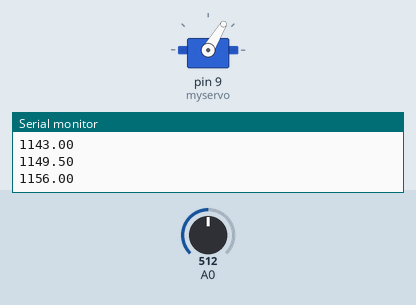
Simulated run of this sketch. Board: Arduino Uno, built with avr-gcc and run on an emulated ATmega328P. Parts: servo, the last lines printed to the serial monitor. The inputs (shaded band) are chosen by the test bench; at power-on: A0 = 512.

Above: at 6.2 s.
6.3 s: A0 set to 716
At 9.0 s:
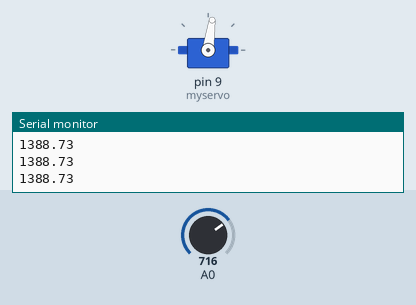
9.3 s: A0 set to 1010
At 11.7 s:
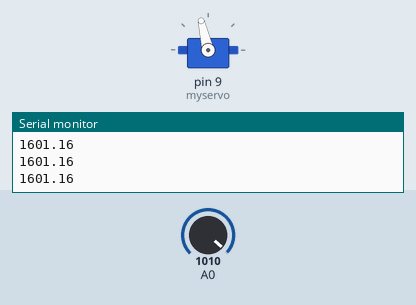
12.3 s: A0 set to 0
At 12.8 s:
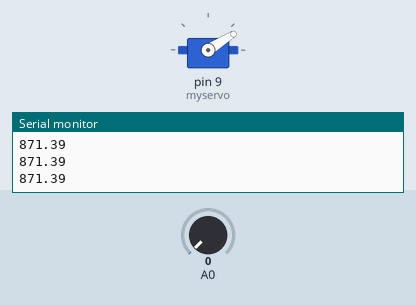
Timing chart, 0 to 15.3 s (numbered marks = the images above; inputs shaded):
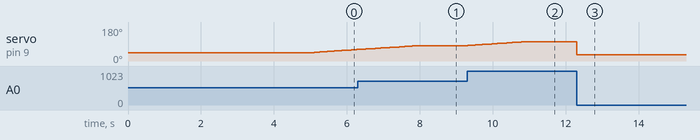

The sketch:

Scooter_Throttle_Ramping.ino
```cpp
/*
  ME2 DMF Scooter Project
  Throttle ramping
  Attempt 2.1
  04Dec13
 */

#include <Servo.h>

#define THR_MIN 178
#define THR_MAX 870
#define PWM_MIN 1000
#define PWM_MAX 2000

#define SPEED_LIMIT 0.5 // fraction of full speed - value can be changed
#define RAMP_LIMIT 0.13 // fraction of full speed per second - value can be changed

Servo myservo;

float pwm_f = (float) PWM_MIN;

void setup()
{
pinMode(9, OUTPUT);
myservo.attach(9);
myservo.writeMicroseconds(PWM_MIN); // set servo fully counter-clockwise, i.e. ESC to zero
//myservo.writeMicroseconds(PWM_MAX);
delay(5000); // 5 second delay to allow motor to go through set-up
Serial.begin(9600);
}

void loop()
{
signed int thr = THR_MIN;
float thr_f = (float) thr; // approximate continuous values
float pwm_target = (float) PWM_MIN;
unsigned int pwm_i = PWM_MIN;;

thr = analogRead(0); // read signal from throttle

thr_f = (float)(thr - THR_MIN) / (float)(THR_MAX - THR_MIN); // throttle position as pecentge of useful range
pwm_target = thr_f * SPEED_LIMIT * (float)(PWM_MAX - PWM_MIN) + (float) PWM_MIN; // servo (ESC) position

if(pwm_target > pwm_f)
{
pwm_f += RAMP_LIMIT * (float)(PWM_MAX - PWM_MIN) * 0.05; // soft ramp if demand from throttle greater than signal
}
else
{
pwm_f = pwm_target;
}

pwm_i = (unsigned int) pwm_f;
myservo.writeMicroseconds(pwm_i); // write to servo (ESC)

Serial.println(pwm_f);

delay(50);
}
```

Measured:
- after the input at 9.3 s, servo on pin 9 (myservo): moves from 82° to 103° over 1.6 s, starting at once
- after the input at 12.3 s, servo on pin 9 (myservo): 103° → 32° at once
